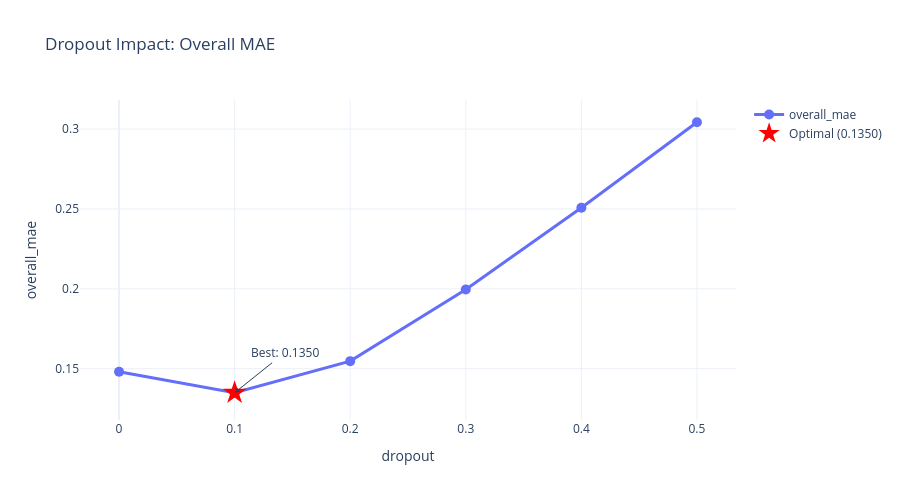
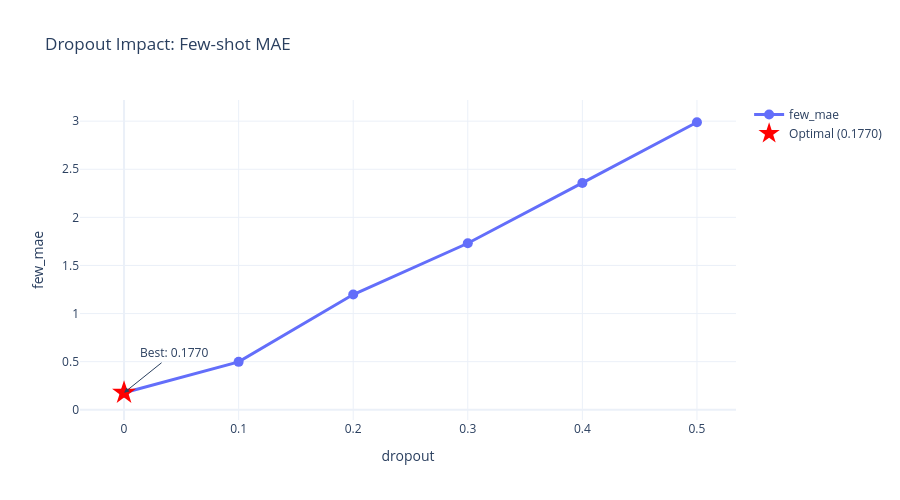

These figures' notebook cell, in order:
### Markdown cell above
## Visualization

### Code cell
# Using visualization from utils/visualization.py
df = pd.DataFrame(dropout_results)

# Overall MAE vs Dropout
fig_overall = plot_sweep_results(df, x_col='dropout', y_col='overall_mae', 
                                  title='Dropout Impact: Overall MAE', highlight_optimal=True)
fig_overall.show()

# Few-shot MAE vs Dropout
fig_few = plot_sweep_results(df, x_col='dropout', y_col='few_mae',
                              title='Dropout Impact: Few-shot MAE', highlight_optimal=True)
fig_few.show()

### Figure 1 — Plotly figure (JSON) as saved in the notebook; plotly's stock layout.template omitted (floating-point values rounded to 4 significant figures)
{"data": [{"line": {"color": "#636EFA", "width": 3}, "marker": {"size": 10}, "mode": "lines+markers", "name": "overall_mae", "type": "scatter", "x": [0.0, 0.1, 0.2, 0.3, 0.4, 0.5], "y": [0.1481, 0.135, 0.1548, 0.1996, 0.2508, 0.3043]}, {"marker": {"color": "red", "size": 18, "symbol": "star"}, "mode": "markers", "name": "Optimal (0.1350)", "type": "scatter", "x": [0.1], "y": [0.135]}], "layout": {"annotations": [{"arrowhead": 2, "ax": 50, "ay": -40, "showarrow": true, "text": "Best: 0.1350", "x": 0.1, "y": 0.135}], "height": 500, "title": {"text": "Dropout Impact: Overall MAE"}, "xaxis": {"title": {"text": "dropout"}}, "yaxis": {"title": {"text": "overall_mae"}}}}

### Figure 2 — Plotly figure (JSON) as saved in the notebook; plotly's stock layout.template omitted (floating-point values rounded to 4 significant figures)
{"data": [{"line": {"color": "#636EFA", "width": 3}, "marker": {"size": 10}, "mode": "lines+markers", "name": "few_mae", "type": "scatter", "x": [0.0, 0.1, 0.2, 0.3, 0.4, 0.5], "y": [0.177, 0.4983, 1.197, 1.731, 2.358, 2.988]}, {"marker": {"color": "red", "size": 18, "symbol": "star"}, "mode": "markers", "name": "Optimal (0.1770)", "type": "scatter", "x": [0], "y": [0.177]}], "layout": {"annotations": [{"arrowhead": 2, "ax": 50, "ay": -40, "showarrow": true, "text": "Best: 0.1770", "x": 0, "y": 0.177}], "height": 500, "title": {"text": "Dropout Impact: Few-shot MAE"}, "xaxis": {"title": {"text": "dropout"}}, "yaxis": {"title": {"text": "few_mae"}}}}
